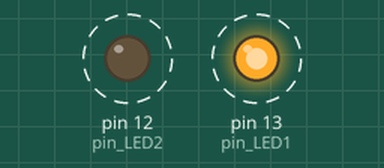
Recording of a sketch running on a simulated Arduino Uno, built with avr-gcc and run on an emulated ATmega328P. On the bench: output pins drawn as LEDs (lit = HIGH). Dashed ring = blinking.

Above: at 0.2 s.
Timing chart, 0 to 3.0 s (numbered marks = the images above):
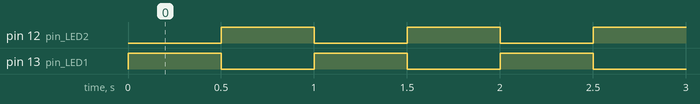

The sketch:

led_ex04.ino
```cpp
const int pin_LED1 = 13;
const int pin_LED2 = 12;
void setup() {
  pinMode(pin_LED1, OUTPUT);
  pinMode(pin_LED2, OUTPUT);
}
void loop() {
  digitalWrite(pin_LED1, HIGH);
  digitalWrite(pin_LED2, LOW);
  delay(500);
  digitalWrite(pin_LED1, LOW);
  digitalWrite(pin_LED2, HIGH);
  delay(500);
}
```

Measured:
- by itself, pin 12 (pin_LED2), pin 13 (pin_LED1): alternates HIGH for 0.50 s and LOW for 0.50 s
